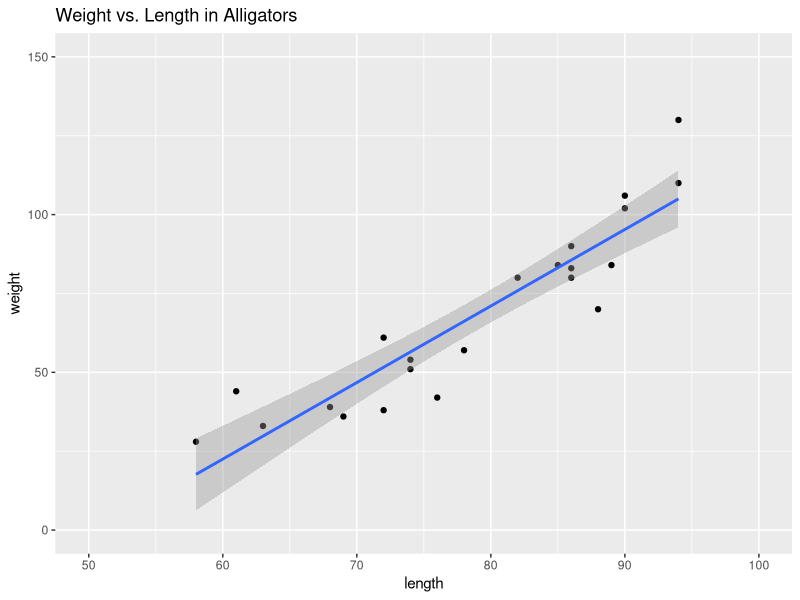
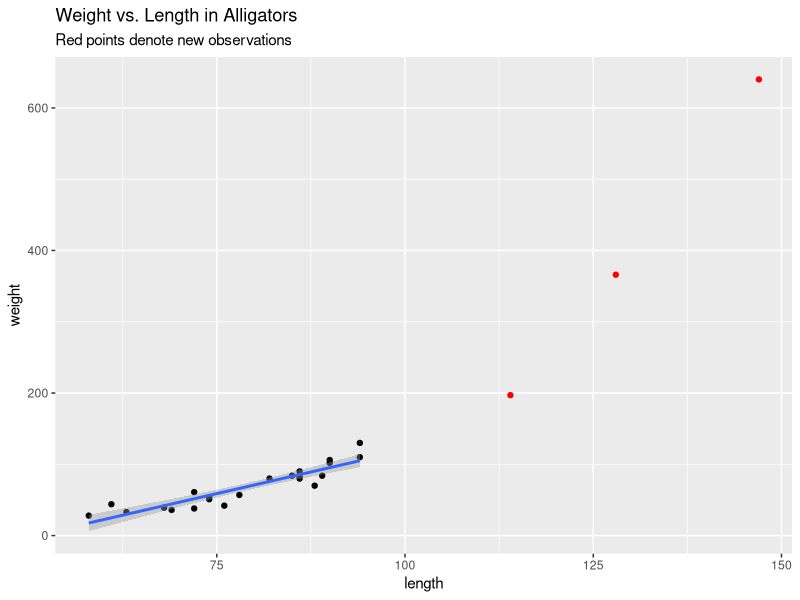

Reproduce these figures in R, in order.
## ---- chunk 1
knitr::opts_chunk$set(echo = TRUE)
library(dplyr)
library(ggplot2)
## ---- chunk 2
N <- 800
n <- 30
xbar <- 3316 / n
ybar <- 1802 / n
t_x <- 89240
xbar_u <- t_x / N
## ---- chunk 3
t_y <- N * (ybar / xbar) * xbar_u
ybar_r <- (ybar / xbar) * xbar_u
## ---- chunk 4
B_hat <- (ybar / xbar)
y_sq <- 118360
x_sq <- 392440
xy <- 214738

s2_e <- (1 / (n-1)) * (y_sq + B_hat^2 * x_sq - 2 * B_hat * xy)
var_ybar <- ((N - n) / N) * (xbar_u / xbar) ^ 2 * s2_e / n
se_ybar <- sqrt(var_ybar)

var_t <- ((N - n) / N) * (t_x / xbar) ^ 2 * s2_e / n
se_t <- sqrt(var_t)
## ---- chunk 5
set.seed(10262019)
x <- runif(100,-10,10)
B0 = 2
B1 <- 1
y <- B0 + B1*x + rnorm(100)
lm.tmp <- lm(y~x)
anova(lm(y~x))
## ---- chunk 6
alligator_length <- c(94,74,82,58,86,94,63,86,69,72,85,86,88,72,74,61,90,89,68,76,78,90)
alligator_weight <- c(130,51,80,28,80,110,33,90,36,38,84,83,70,61,54,44,106,84,39,42,57,102)

lm_gator <- lm(alligator_weight~alligator_length)
y_bar <- coef(lm_gator)[1] + coef(lm_gator)[2] * 90
## ---- chunk 7
summary(lm_gator)

tibble(length = alligator_length, weight = alligator_weight) %>% ggplot(aes(y = weight, x = length)) +
geom_point() +geom_smooth(method = "lm") + xlim(50, 100) + ylim(0,150) +
  ggtitle('Weight vs. Length in Alligators')
## ---- chunk 8
new_points <- tibble(length = c(147, 128, 114), weight = c(640, 366, 197))

tibble(length = alligator_length, weight = alligator_weight) %>% ggplot(aes(y = weight, x = length)) +
geom_point() +geom_smooth(method = "lm")  +
  ggtitle('Weight vs. Length in Alligators', subtitle = 'Red points denote new observations') + 
  geom_point(data = new_points,inherit.aes = F, aes(y = weight, x = length ), color ='red')
## ---- chunk 9
alligator_length <- c(94,74,82,58,86,94,63,86,69,72,85,86,88,72,74,61,90,89,68,76,78,90,147,128,114)
alligator_weight <- c(130,51,80,28,80,110,33,90,36,38,84,83,70,61,54,44,106,84,39,42,57,102,640,366,197)
n <- 25

# Quadratic Regression Model
alligator_length_sq <- alligator_length ^2
lm_quad <- lm(alligator_weight ~ alligator_length + alligator_length_sq)
summary(lm_quad)
## ---- chunk 10
# Estimate Mean Weight (length = 90 inches)
new_dat <- data.frame(alligator_length = 90, alligator_length_sq = 90^2)
y_pred <- predict(lm_quad,newdata=new_dat)
## ---- chunk 11
# Confidence Intervals
#Note N is unknown but large
k <- 2
SSE <- sum(lm_quad$residuals^2)
Var_y <- SSE / (n* (n-k-1))

ci <- c(y_pred - qt(.975,n-2) * sqrt(Var_y), y_pred + qt(.975,n-2) * sqrt(Var_y))

